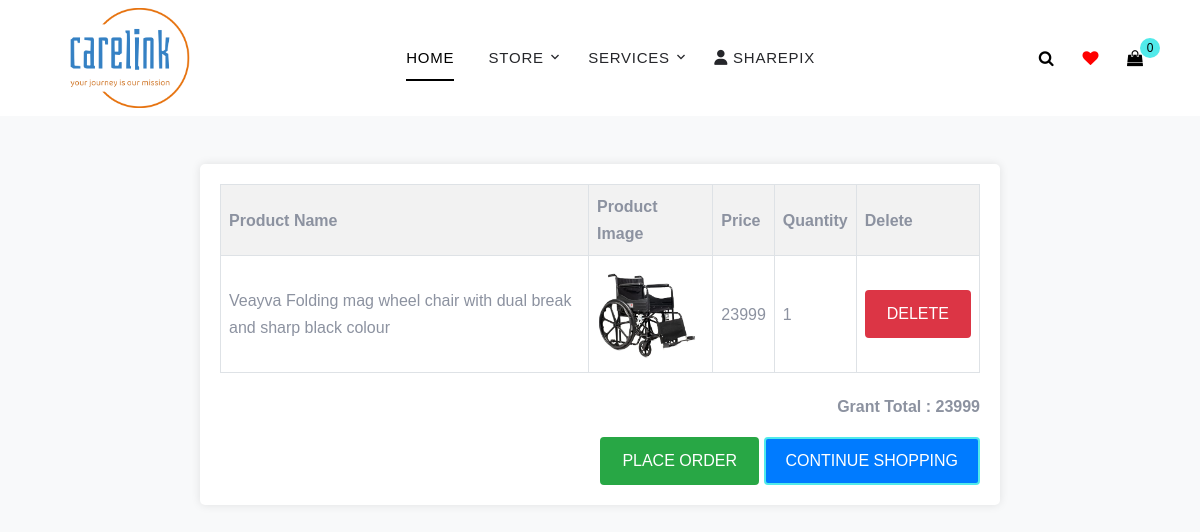
The app's page /cart/cart_view/ (signed in), older data.
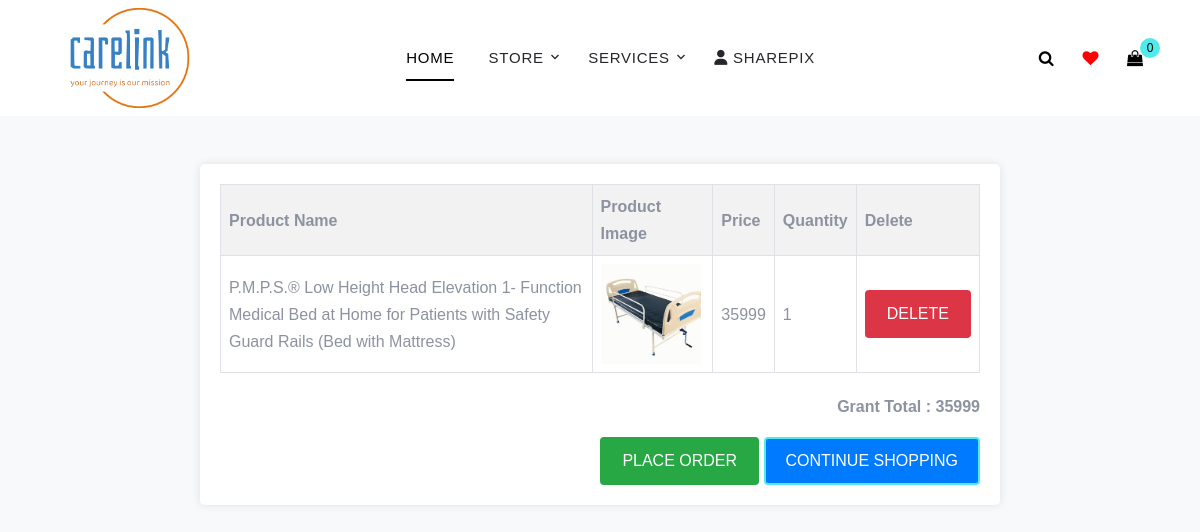
The same page, newer data.
### cart/models.py (models this page shows, shortened)
class Divicecart(models.Model):
    user = models.ForeignKey(NormalUser, on_delete=models.CASCADE)
    device=models.ForeignKey(DeviceInformation,on_delete=models.CASCADE)
    created_at = models.DateTimeField(auto_now_add=True)
    quantity = models.PositiveIntegerField(default=1)

### clinical_devices/models.py (models this page shows, shortened)
class DeviceInformation(models.Model):
    user = models.ForeignKey(NormalUser, on_delete=models.CASCADE,null=True,blank=True)
    product_name = models.CharField(max_length=200)
    seller_name = models.CharField(max_length=100)
    description = models.CharField(max_length=1000)
    product_image = models.ImageField(upload_to="images/", null=False,blank=False)
    phone = models.IntegerField()
    price = models.DecimalField(max_digits=12, decimal_places=0)
    is_approved = models.BooleanField(default=False)
    created_at = models.DateTimeField(auto_now_add=True,null=True,blank=True)

### cart/views.py (the view)
# urls.py: path("cart_view/", cart_view, name="cart_view"),
def cart_view(request):
    user= request.user
    cart = Divicecart.objects.filter(user=user)
    total = 0
    for i in cart:
        total += i.quantity * i.device.price
    return render(request, "cart/add_to_cart.html", {'cart': cart, 'total': total})

### cart/context_processors.py (called while the page is built)
def counter(request):
    item_count=0
    if request.user.is_authenticated:
        user=request.user
        try:
            cart=Medcart.objects.filter(user=user)
            for i in cart:
                item_count+=i.quantity
        except:
            item_count=0
    return {'count':item_count}

### templates/cart/add_to_cart.html (shortened to what this page needs)
{% extends 'base3.html' %}
{% block content %}
<!DOCTYPE html>
<html lang="en">
<head>
</head>
<body>
    <div class="device_container mt-5 mb-5">
        {% if cart %}
            <table>
                <tr>
                    <th>Product Name</th>
                    <th>Product Image</th>
                    <th>Price</th>
                    <th>Quantity</th>
                    <th>Delete</th>
                </tr>
                {% for item in cart %}
                    <tr>
                        <td>{{ item.device.product_name }}</td>
                        <td>
                            <img src="{{ item.device.product_image.url }}" alt="{{ item.device.product_name }}">
                        </td>
                        <td>{{ item.device.price }}</td>
                        <td>{{ item.quantity }}</td>
                        <td><a href="{% url 'removeitem' item.id %}" class="btn btn-danger">Delete</a></td>
                    </tr>
                {% endfor %}
            </table>
            <div class="total-section">
                <p class="total-label">Grant Total : {{ total }}</p>
                <a href="{% url 'orderitem' %}" class="btn btn-success">Place Order</a>
                <a href="{% url 'device_page' %}" class="btn btn-primary">Continue Shopping</a>
            </div>
        {% else %}
            <p>Cart is empty</p>
        {% endif %}
    </div>
</body>
</html>
{% endblock %}

Row changes from the older to the newer data that the page shows:
removed Divicecart: device.product_name "Veayva Folding mag wheel chair with dual break and sharp black colour", device.product_image (picture), device.price "23999", quantity "1"
added Divicecart: device.product_name "P.M.P.S.® Low Height Head Elevation 1- Function Medical Bed at Home for Patients with Safety Guard Rails (Bed with Mattress)", device.product_image (picture), device.price "35999", quantity "1"
Text that changed along with them:
{{ total }}: "23999" → "35999"
